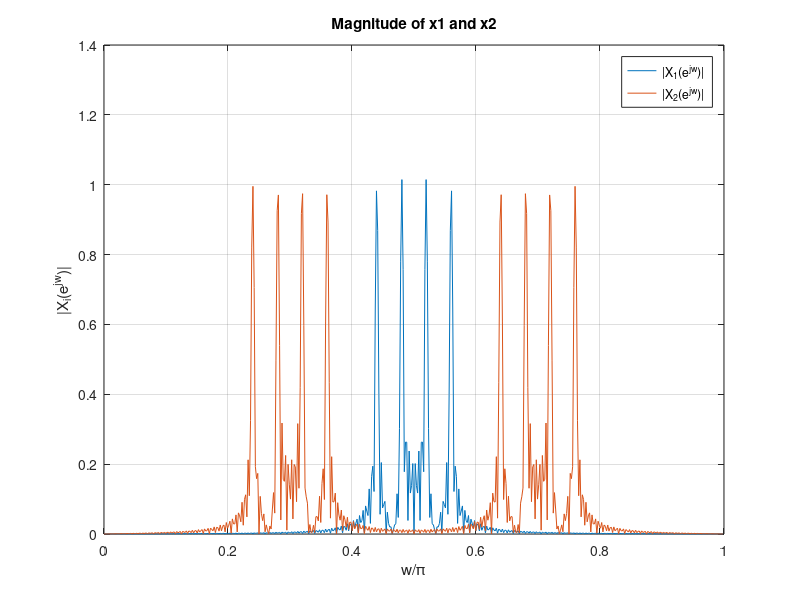

Write MATLAB code to recreate this figure. (Note: this script raises an error after producing the figure.)
%% Exercise 1
N = 400;
n = 0:N-1;

x1 = 1/50*sin(pi/25*n).*cos(pi/50*n).*sin(pi/2*n);
x2 = 2*cos(4/5*pi*n).*x1;

[X1 w] = freqz(x1,1);
X2 = freqz(x2,1);

figure(1)
plot(w/pi,abs(X1))
title('Magnitude of x1 and x2')
hold on
plot(w/pi,abs(X2))
hold off
xlabel('w/\pi')
ylabel('|X_i(e^{jw})|')
legend('|X_1(e^{jw})|','|X_2(e^{jw})|')
grid()

%% Exercise 2

f = [0 0.38 0.39 0.61 0.62 1];
m = [1 1 0 0 1 1];
O = 400;

[b a] = fir2(O,f,m);
H = freqz(b,a);

figure(2)
plot(w/pi,20*log10(abs(H)/max(abs(H))))
title('Magnitude of x1 and x2')
xlabel('w/\pi')
ylabel('|H_i(e^{jw})|')
legend('|H_1(e^{jw})|')
grid()

%% Exercise 3
y1 = filter(b,a,x1);
y2 = filter(b,a,x2);

figure(3)
stem(n,y1);
title('Filter output with x_1[n] and x_2[n] as input')
hold on
stem(n,y2);
hold off
legend('y_1[n]','y_2[n]')
xlabel('n')
ylabel('y_i[n]')
grid()

